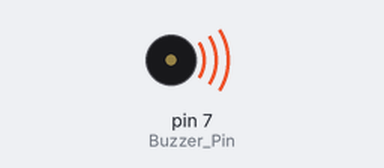
A sketch run on a simulated Arduino Uno, built with avr-gcc and run on an emulated ATmega328P. Shown: buzzer (waves = sounding).

Above: at 0.5 s.
Timing chart, 0 to 6.9 s (numbered marks = the images above):
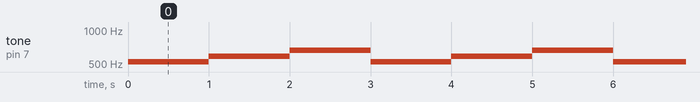

The sketch:

4-1.ino
```cpp
int Buzzer_Pin = 7;

void setup() {
  pinMode(Buzzer_Pin, OUTPUT);
}

void loop() {
  tone(Buzzer_Pin, 523);
  delay(1000);
  tone(Buzzer_Pin, 587);
  delay(1000);
  tone(Buzzer_Pin, 659);
  delay(1000);
}
```

Measured:
- by itself, tone on pin 7 (Buzzer_Pin): repeats every 3.0 s: 587 Hz 1.0 s, 659 Hz 1.0 s, 523 Hz 1.0 s
